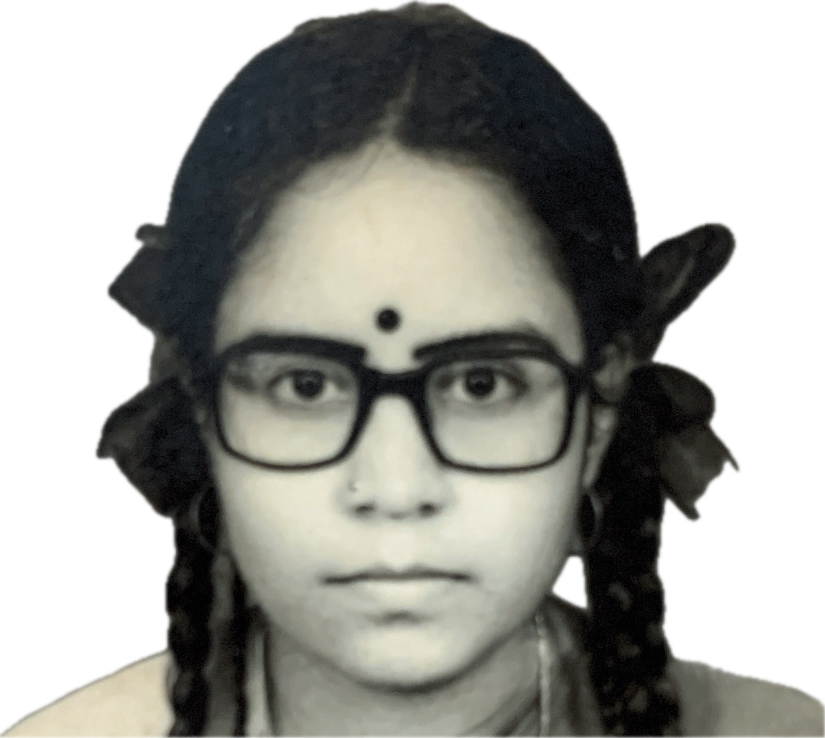
#> input picture inputphoto2.jpg, 1650 x 1475 px (shown at 1/2 size)
$ python -i linear_color_model.py   (imports and definitions only)
#> lines starting #> are read from the running program, lines starting #| are printed output that depends on the picture
import argparse
import os
from pathlib import Path
from typing import Optional

import numpy as np
from PIL import Image


IMAGE_SIZE = (240, 240)
WHITE_FILL_THRESHOLD = 248


def add_white_background(img: Image.Image) -> Image.Image:
    img = img.convert("RGBA")
    white_bg = Image.new("RGBA", img.size, (255, 255, 255, 255))
    combined = Image.alpha_composite(white_bg, img)
    return combined.convert("RGB")


def image_to_lab_channels(image_path: Path) -> tuple[np.ndarray, np.ndarray, np.ndarray]:
#> called with image_path = 'inputphoto2.jpg'
    img = Image.open(image_path)
#> img is the input picture: PIL image 1650x1475 RGB; mean R, G, B 161.3, 161.5, 156.7
    img = add_white_background(img)
#> in add_white_background, `white_bg = Image.new("RGBA", img.size, (255, 255, 255, 255))`: white_bg: PIL image 1650x1475 RGBA; every value is 255
    img = img.resize(IMAGE_SIZE)
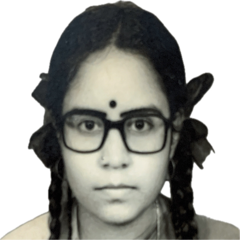
#> img: PIL image 240x240 RGB; mean R, G, B 161.2, 161.5, 156.6
    lab = img.convert("LAB")
#> lab: PIL image 240x240 LAB; mean of channels 0, 1, 2 163.3, 111, 36.6
    l_channel, a_channel, b_channel = lab.split()
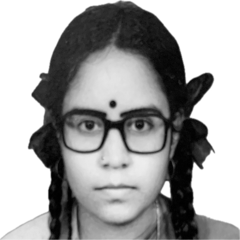
#> l_channel: PIL image 240x240 L; min 1, max 255, mean 163.3
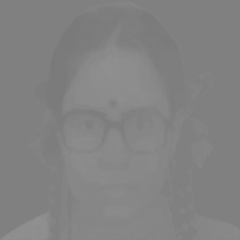
#> b_channel: PIL image 240x240 L; min 121, max 144, mean 130.4
    return (
        np.asarray(l_channel, dtype=np.float32).reshape(-1),
        np.asarray(a_channel, dtype=np.float32).reshape(-1),
        np.asarray(b_channel, dtype=np.float32).reshape(-1),
    )


# [316 lines left out: functions white_fill_mask, neutralize_white_fill, subject_mask_from_path, apply_subject_mask_to_lab, iter_image_paths, load_training_channels and 7 more, not called in this run]


# [3 lines not run here, left out]

>>> result = image_to_lab_channels('inputphoto2.jpg')

$ run again, on Test Images/il_570xN.6049957889_fcxt.jpg
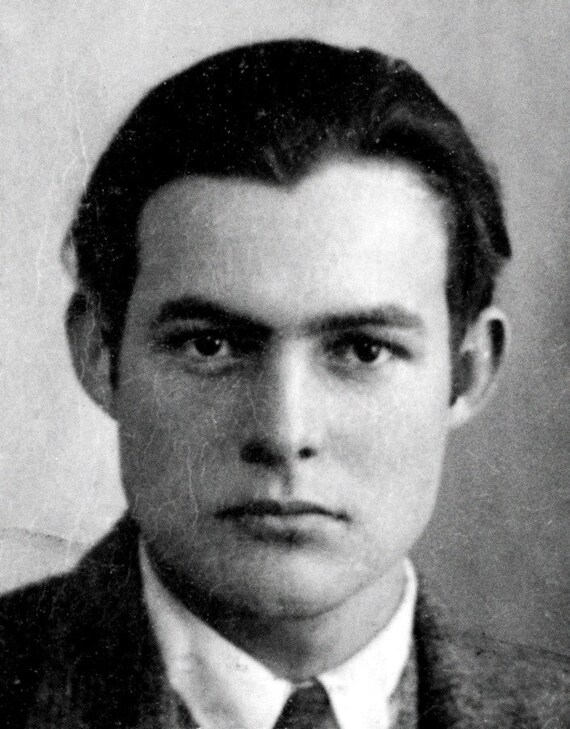
#> input picture Test Images/il_570xN.6049957889_fcxt.jpg, 570 x 729 px
#> in image_to_lab_channels, img is the input picture: PIL image 570x729 RGB; mean R, G, B 126.8, 126.8, 126.8
#> white_bg: PIL image 570x729 RGBA; every value is 255
#> in image_to_lab_channels, `img = img.resize(IMAGE_SIZE)`:
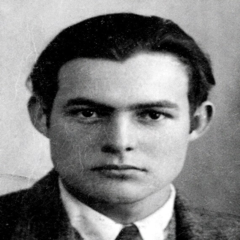
#> img: PIL image 240x240 RGB; mean R, G, B 126.8, 126.8, 126.8
#> lab: PIL image 240x240 LAB; mean of channels 0, 1, 2 131.2, 8.3, 8.9

$ run again, on Test Images/images-1.jpg
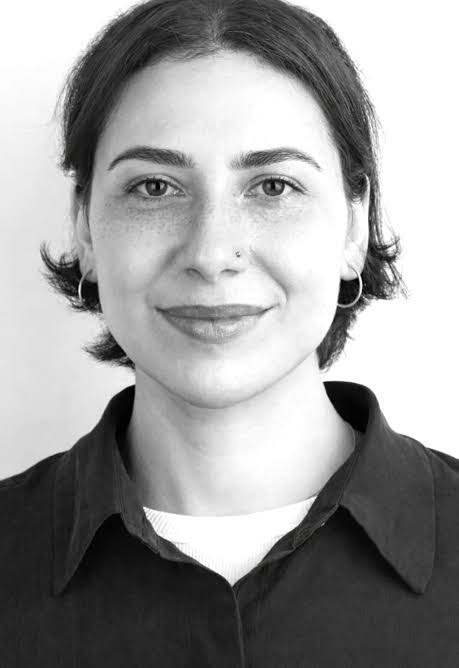
#> input picture Test Images/images-1.jpg, 459 x 668 px
#> in image_to_lab_channels, img is the input picture: PIL image 459x668 RGB; mean R, G, B 155.2, 155.2, 155.2
#> white_bg: PIL image 459x668 RGBA; every value is 255
#> in image_to_lab_channels, `img = img.resize(IMAGE_SIZE)`:
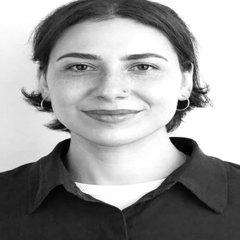
#> img: PIL image 240x240 RGB; mean R, G, B 155.2, 155.2, 155.2
#> lab: PIL image 240x240 LAB; mean of channels 0, 1, 2 157.9, 0, 0
#> a_channel: PIL image 240x240 L; every value is 128
